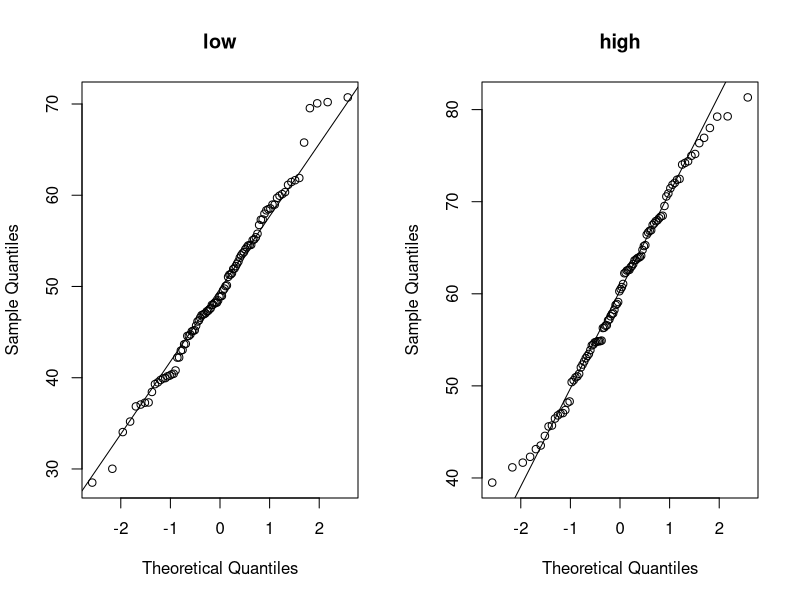
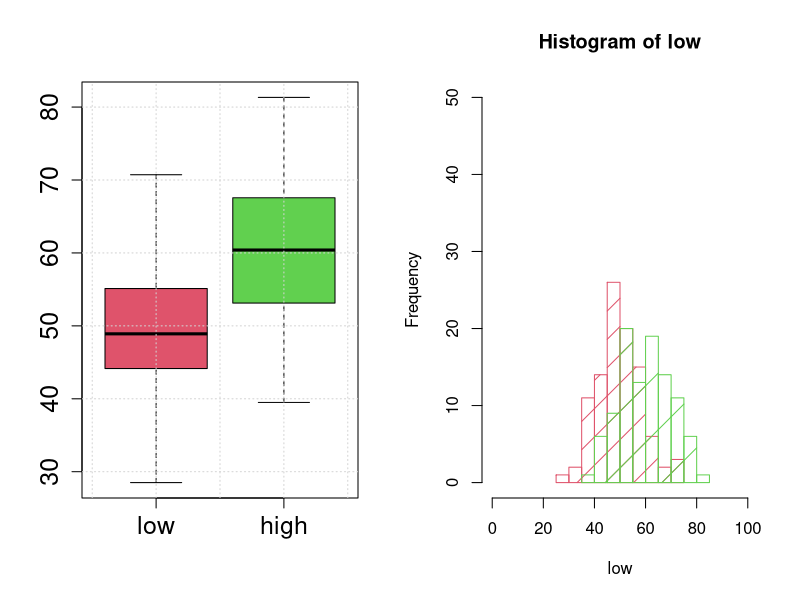
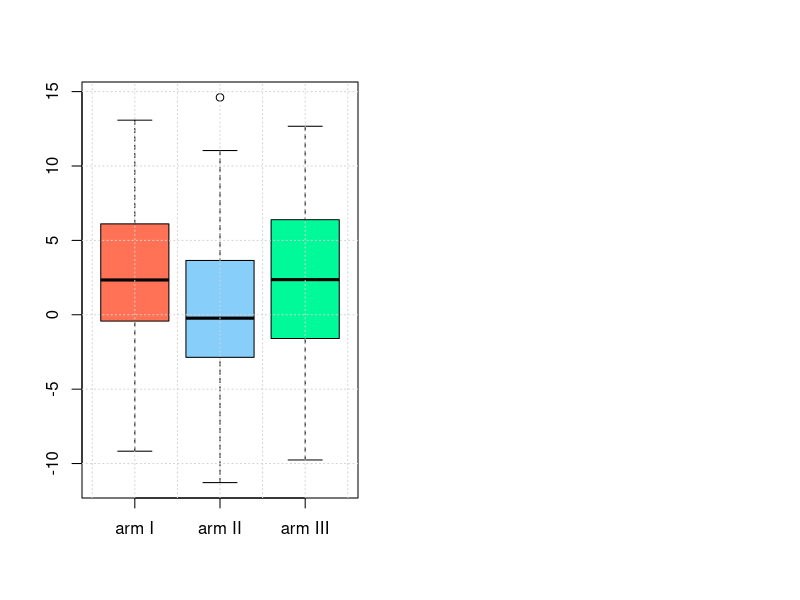
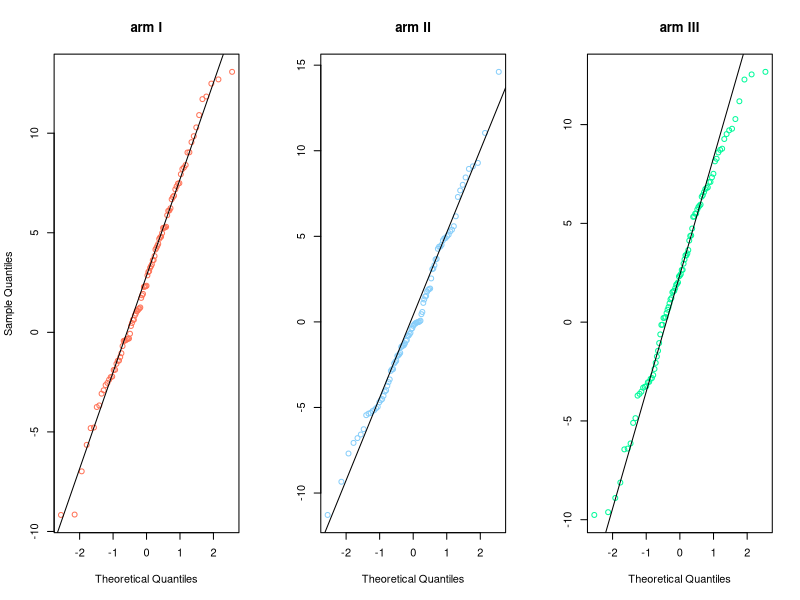

These charts were generated, in order, by the following R code:
## ---- chunk 1
op_eval=TRUE
op_echo=TRUE
## ---- chunk 2
set.seed(12) # we set the seed to get a reproducible random result.
n = 100 
low = rnorm(n = n, mean = 50, sd = 10)
high = rnorm(n = n, mean = 60, sd = 10)
## ---- chunk 3
par(mfrow=c(1,2))
qqnorm(low,main='low')
qqline(low)
qqnorm(high,main='high')
qqline(high)
## ---- chunk 4
boxplot(low, high, names=c("low", "high"),cex.lab=1.5, cex.axis=1.5,col=c(2,3))
grid()
hist(low, border=2, xlim=c(0, 100), ylim=c(0, 0.5*n), density=5, col=2)
hist(high, border=3, add=TRUE, density=2.5, col=3)
## ---- chunk 5
a = t.test(low, high)
a = t.test(low, high, var.equal = TRUE)
#a = t.test(low, high, paired = FALSE,
#                      alternative = "two-sided",
#                      conf.level = 0.95)
a
# mean difference
a$estimate[1] - a$estimate[2]
## ---- chunk 6
set.seed(1)
n = 5 ### Sample Size
low = rnorm(n=n, mean=50, sd=10)
high = rnorm(n=n, mean=60, sd=10)
t.test(low, high, var.equal = TRUE)
## ---- chunk 7
dimarta_df<-read.csv('./data/dimarta_trial.csv',sep=',')
str(dimarta_df)
## ---- chunk 8
dimarta_df$histamine_change<-with(dimarta_df,histamine_end - histamine_start)
## ---- chunk 9
armI<-subset(dimarta_df,arm=='I')$histamine_change
armII<-subset(dimarta_df,arm=='II')$histamine_change
armIII<-subset(dimarta_df,arm=='III')$histamine_change
boxplot(armI,armII,armIII,names=c('arm I','arm II','arm III'),
        col=c('coral1','lightskyblue','mediumspringgreen'))
grid()
## ---- chunk 10
par(mfrow=c(1,3))
qqnorm(armI,main='arm I',col='coral1')
qqline(armI)
qqnorm(armII,main='arm II',col='lightskyblue',ylab=NA)
qqline(armII)
qqnorm(armIII,main='arm III',col='mediumspringgreen',ylab=NA)
qqline(armIII)
## ---- chunk 11
shapiro.test(armI)
shapiro.test(armII)
shapiro.test(armIII)
## ---- chunk 12
#when the variance are not equal we the Welch t-test
t.test(armI,armII)
t.test(armI,armII,var.equal = TRUE)
t.test(armI,armIII)
t.test(armI,armIII,var.equal = TRUE)
